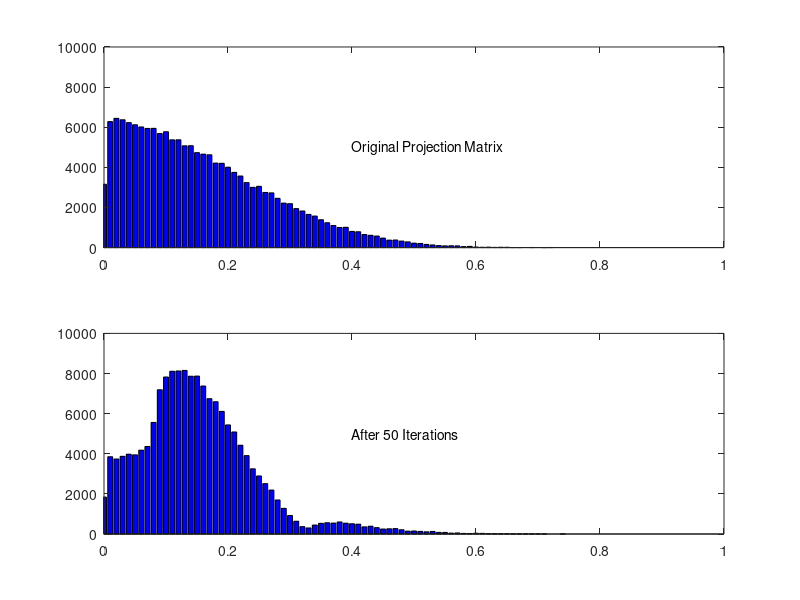

This chart was generated by the following MATLAB code:
%================================================
% This Script produces Figure 4 in the paper, showing the 
% histogram of the inner-products before and after the 
% optimization, using the fixed threshold option.
%================================================

function []=CompSense_Fig5()

% Setting Parameters
K=400; % number of atoms in the dictionary
n=200; % dimension of the signals
m=30;

% Creation of the dictionary
D=randn(n,K);
D=D*diag(1./sqrt(diag(D'*D)));

% Creaiton of the initial projection matrix
P=randn(m,n);

G=D'*P'*P*D; 
G=diag(1./sqrt(diag(G)))*G*diag(1./sqrt(diag(G)));
gg=sort(abs(G(:))); 
gg1=gg(1:1:end-400);
[a1,b1]=hist(gg1,0:0.01:1);
subplot(2,1,1); h=bar(b1,a1,'b');
axis([0 1 0 10000]);
text(0.4,5000,'Original Projection Matrix'); 

iter=50; dd1=0.6; dd2=0.5;
[Pnew,RES2]=DesignProjection_OUT(D,m,iter,dd1,dd2,P,1);
G=D'*Pnew'*Pnew*D; 
G=diag(1./sqrt(diag(G)))*G*diag(1./sqrt(diag(G)));
gg=sort(abs(G(:))); 
gg2=gg(1:1:end-400);
[a2,b2]=hist(gg2,0:0.01:1);
subplot(2,1,2); bar(b2,a2,'b');
axis([0 1 0 10000]);
text(0.4,5000,'After 50 Iterations'); 

%================================================

function [P,OUTPUT]=DesignProjection_OUT(D,n,Iter,dd1,dd2,Init,methodT)

%========================================
% In this program we iteratively build a projection matrix that when 
% applied to the dictionary D, it leads to better coherence.
% 
% Inputs:    D - The dictionary
%               n - Number of projections (rows in P)
%               Iter - Number of iterations
%               dd1 - Relative number of the G entries to shrink
%               dd2 - Shrink factor to use (1/dd2 is used to expand)
%               Init - An initial projection matrix
%               methodT - threshold method to use
%
% Outputs:  P - The projection matrix
%                 OUTPUT - the \mu_t per each iteration
%
% Example: N=100; L=200;
%               D=randn(N,L);
%               D=D*diag(1./sqrt(diag(D'*D))); 
%               n=20; Iter=100; dd1=0.7; dd2=0.95; 
%               P=randn(n,N);
%               P=DesignProjection(D,n,Iter,dd1,dd2,P); 
%========================================

% Mode of operation
methodSVD=2; % SVD is done by the power-method and not directly
% methodT=1; % working with the percentage option
[N,L]=size(D);
% disp(['The best achievable \mu is ',num2str(sqrt((L-n)/(n*(L-1))))]);

if nargin==5,
    P=randn(n,N); % initialization
    % P=P*diag(1./sqrt(diag(P'*P))); % normalize columns
else, 
    P=Init;
end;
G=D'*P'*P*D; % compute the Gram matrix of the projected dictionary
G=diag(1./sqrt(diag(G)))*G*diag(1./sqrt(diag(G))); % nromalize columns
gg=sort(abs(G(:))); 

if methodT==1,
  Threshold=gg(round(dd1*(L^2-L)));
else, 
  Threshold=dd1;
end;
pos=find(abs(G(:))>Threshold & abs(G(:)-1)>1e-6);
RefVal=mean(abs(G(pos)));
OUTPUT=zeros(Iter+1,1);
OUTPUT(1)=RefVal;

for k=1:1:Iter,
    
    % shrink the high inner products
    gg=sort(abs(G(:))); 
    if methodT==1,
      Threshold=gg(round(dd1*(L^2-L)));
    else,
      Threshold=dd1;
    end;
    pos=find(abs(G(:))>Threshold & abs(G(:)-1)>1e-6);
    G(pos)=G(pos)*dd2;
    pos=find(abs(G(:))<=Threshold & abs(G(:))>Threshold*dd2);
    G(pos)=sign(G(pos))*dd2*Threshold;
    
    % reduce the rank back to n
    if methodSVD==1, 
        [U,S,V]=svds(G,n); 
        S=S(1:n,1:n);
        U=U(:,1:n);
    elseif methodSVD==2,
        U=randn(L,n); 
        for jjj=1:1:10, U=G*U; U=orth(U); end;
        S=diag(diag(U'*G*U)); 
    end;
    G=U*S*U';
    PD=S.^0.5*U';
    P=PD*pinv(D); 
    
    % Normalize the columns
    G=D'*P'*P*D; 
    G=diag(1./sqrt(diag(G)))*G*diag(1./sqrt(diag(G)));

    % Show status
    gg=sort(abs(G(:))); 
    if methodT==1,
      Threshold=gg(round(dd1*(L^2-L)));
    else,
      Threshold=dd1;
    end;    
    pos=find(abs(G(:))>Threshold & abs(G(:)-1)>1e-6);
    % if RefVal>mean(abs(G(pos))), 
        RefVal=mean(abs(G(pos)));
        OUTPUT(k+1)=RefVal;
    % else,
        % return;
    % end;
    fprintf(1,'%6i  %12.8f  \n',[k,mean(abs(G(pos)))]); % ,max(abs(G(pos)))]);

end;

